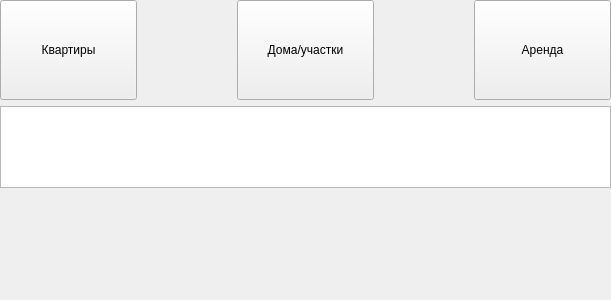
<?xml version="1.0" encoding="UTF-8"?>
<ui version="4.0">
 <class>FindObjectWidget</class>
 <widget class="QWidget" name="FindObjectWidget">
  <property name="geometry">
   <rect>
    <x>0</x>
    <y>0</y>
    <width>611</width>
    <height>300</height>
   </rect>
  </property>
  <property name="windowTitle">
   <string>Form</string>
  </property>
  <layout class="QVBoxLayout" name="verticalLayout">
   <property name="leftMargin">
    <number>0</number>
   </property>
   <property name="topMargin">
    <number>0</number>
   </property>
   <property name="rightMargin">
    <number>0</number>
   </property>
   <property name="bottomMargin">
    <number>0</number>
   </property>
   <item>
    <layout class="QHBoxLayout" name="horizontalLayout">
     <property name="spacing">
      <number>100</number>
     </property>
     <item>
      <widget class="QPushButton" name="mpApartment">
       <property name="minimumSize">
        <size>
         <width>0</width>
         <height>100</height>
        </size>
       </property>
       <property name="text">
        <string>Квартиры</string>
       </property>
      </widget>
     </item>
     <item>
      <widget class="QPushButton" name="mpHome">
       <property name="minimumSize">
        <size>
         <width>0</width>
         <height>100</height>
        </size>
       </property>
       <property name="text">
        <string>Дома/участки</string>
       </property>
      </widget>
     </item>
     <item>
      <widget class="QPushButton" name="mpRent">
       <property name="minimumSize">
        <size>
         <width>0</width>
         <height>100</height>
        </size>
       </property>
       <property name="text">
        <string>Аренда</string>
       </property>
      </widget>
     </item>
    </layout>
   </item>
   <item>
    <widget class="QTableView" name="mpView">
     <property name="editTriggers">
      <set>QAbstractItemView::DoubleClicked</set>
     </property>
     <property name="selectionBehavior">
      <enum>QAbstractItemView::SelectRows</enum>
     </property>
     <attribute name="horizontalHeaderDefaultSectionSize">
      <number>240</number>
     </attribute>
     <attribute name="horizontalHeaderMinimumSectionSize">
      <number>90</number>
     </attribute>
     <attribute name="horizontalHeaderStretchLastSection">
      <bool>true</bool>
     </attribute>
    </widget>
   </item>
   <item>
    <spacer name="verticalSpacer">
     <property name="orientation">
      <enum>Qt::Vertical</enum>
     </property>
     <property name="sizeHint" stdset="0">
      <size>
       <width>20</width>
       <height>221</height>
      </size>
     </property>
    </spacer>
   </item>
  </layout>
 </widget>
 <resources/>
 <connections/>
</ui>
